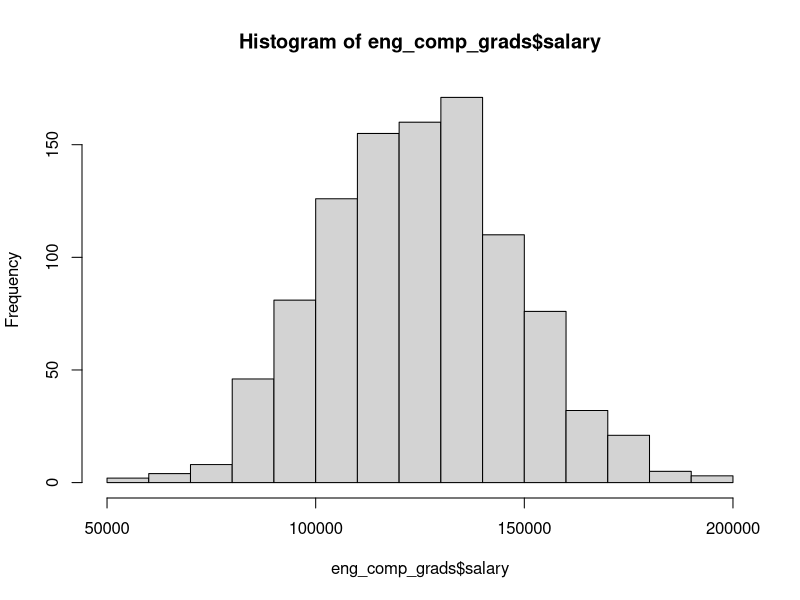
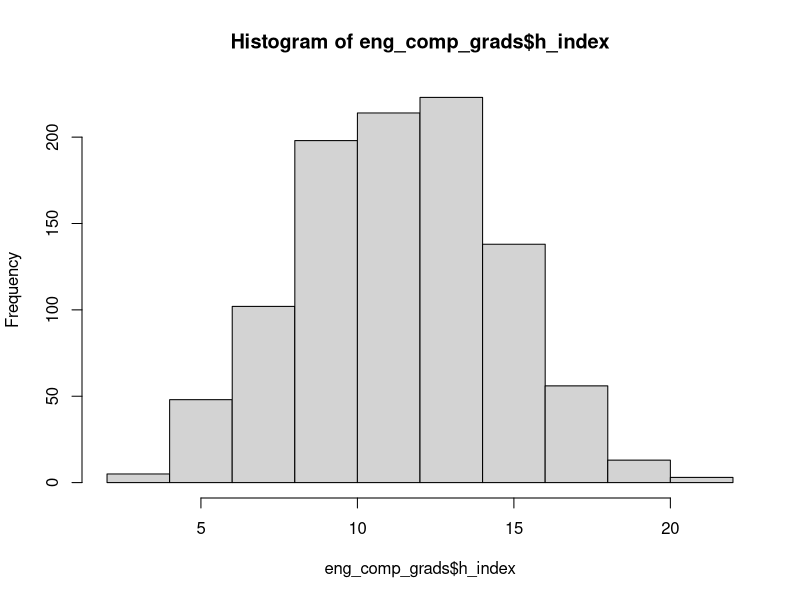

R code for these plots, in order:
## ---- chunk 1
knitr::opts_chunk$set(echo = TRUE)

library(dplyr)
set.seed(42) # If you know, you know ! :)

## ---- chunk 2

eng_comp_salary_params <- list(
  mu = 123000,
  alpha = c('n' = -5000,
            'y' = +20000
  ),
  beta = c('us' = 0,
           'int' = +1000
  ),
  # Not adding any interaction terms (gamma)
  sigma = 20000
)
  
population_dist <- rnorm(100000, eng_comp_salary_params$mu, eng_comp_salary_params$sigma) #Currently using a normal distribution for simplicity. We can change later or use different distributions for other fields

## ---- chunk 3
sample_size <- 1000

eng_comp_grads <- expand.grid(
  post_doc = rep(NA, sample_size), 
  location = rep(NA),
  salary = NA
)

for (r in 1:nrow(eng_comp_grads)) {
  # randomly assign post-doc or not with proportion (0.3 post-doc, 0.7 not)
  eng_comp_grads$post_doc[r] <- sample(c('y', 'n'), size=1, prob=c(0.3, 0.7))
  # randomly assign location with proportion (0.4 international, 0.6 U.S.)
  eng_comp_grads$location[r] <- sample(c('us', 'int'), size=1, prob=c(0.4, 0.6))
  
  # Assign params based on pumpkin example
}

for (j in 1:nrow(eng_comp_grads)) {
  pd <- as.character(eng_comp_grads$post_doc[j]) # temp. store post doc status
  loc <- as.character(eng_comp_grads$location[j])      # temp. store location         
  gamma <- 0                       #no interaction, so no combination factor needed
  eng_comp_grads$salary[j] <- (
    sample(population_dist, 1)                        #sample randomly from the population distribution
    + eng_comp_salary_params$alpha[pd]                # assign expected impact of other variables
    + eng_comp_salary_params$beta[loc]                
    + gamma                          
  )
}

hist(eng_comp_grads$salary) #plot salary histogram

## ---- chunk 4
#mutate salary, altering scaling variables and mean of index distibution until desired mean impact and desired correlation between impact and salary is reached. Here, I picked mean h-index ~ 11 (based on a google search) and correlation ~0.3 (because we wanted h-index to be only weakly important in this field)

eng_comp_grads <- eng_comp_grads |> 
  dplyr::mutate(h_index = eng_comp_grads$salary * 0.00005 + rnorm(1000, 5, 3))
mean_impact <- mean(eng_comp_grads$h_index)
correlation <- cor(eng_comp_grads$salary, eng_comp_grads$h_index)
hist(eng_comp_grads$h_index) #plot h-index values
